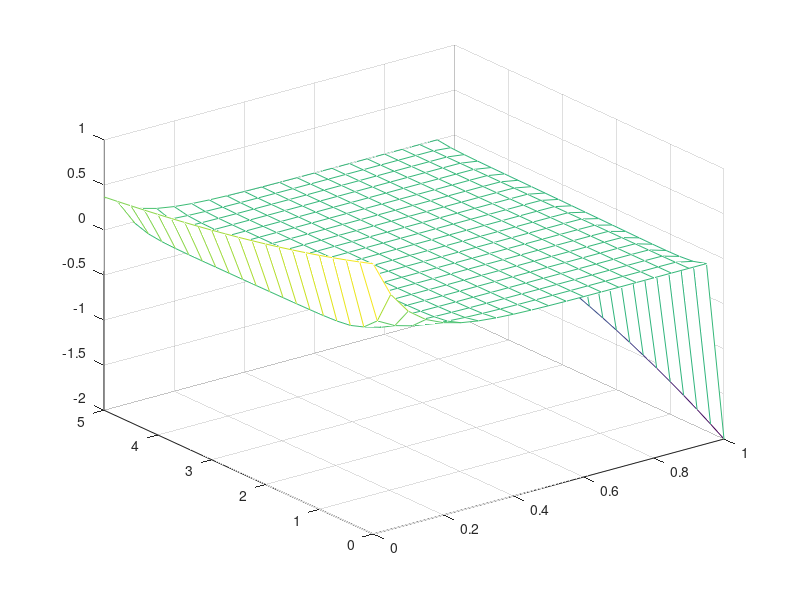

Write MATLAB code to recreate this figure.
M = 20;
N = 20;
a = 0;
b = 1;
at = 0;
bt = 1;
f = @(x,t)4*exp(-x-2*t);
g1 = @(x)exp(-x);
g2 = @(x)-2*exp(-x);
g3 = @(t)exp(-2*t);
g4 = @(t)exp(-1-2*t);
m =M+1; n=N+1; mn = m*n;
h = (b-a)/M; k =(bt-at)/4; 
x = a+(0:M)*h;
t = at+(0:N)*k;
A = zeros(mn,mn); b= zeros(mn,1);
for i=2:m-1
    for j=2:n-1
     A(i+(j-1)*m, i-1+(j-1)*m) = 1/(h^2);
     A(i+(j-1)*m, i+1+(j-1)*m) = 1/(h^2);
     A(i+(j-1)*m, i+(j-1)*m) = -3/h^2-2/k^2;
     A(i+(j-1)*m, i+(j-2)*m) = 1/(k^2);
     A(i+(j-1)*m, i+j*m) = 1/(k^2);
     b(i+(j-1)*m)=f(x(i),t(j));
    end
end
for i=1:m
    j =1;
    A(i+(j-1)*m, i+(j-1)*m) = 1;
    b(i+(j-1)*m) = g1(x(i));
    j=n;
    A(i+(j-1)*m, i+(j-1)*m)=1;
    b(i+(j-1)*m) = g2(x(i));
end
for j=2:n-1
    i =1;
    A(i+(j-1)*m, i+(j-1)*m) = 1;
    b(i+(j-1)*m) = g3(t(j));
    i = m;
    A(i+(j-1)*m, i+(j-1)*m) = 1;
    b(i+(j-1)*m) = g4(t(j));
end
v=A\b
w=reshape(v(1:mn),m,n);
mesh(x,t,w)
